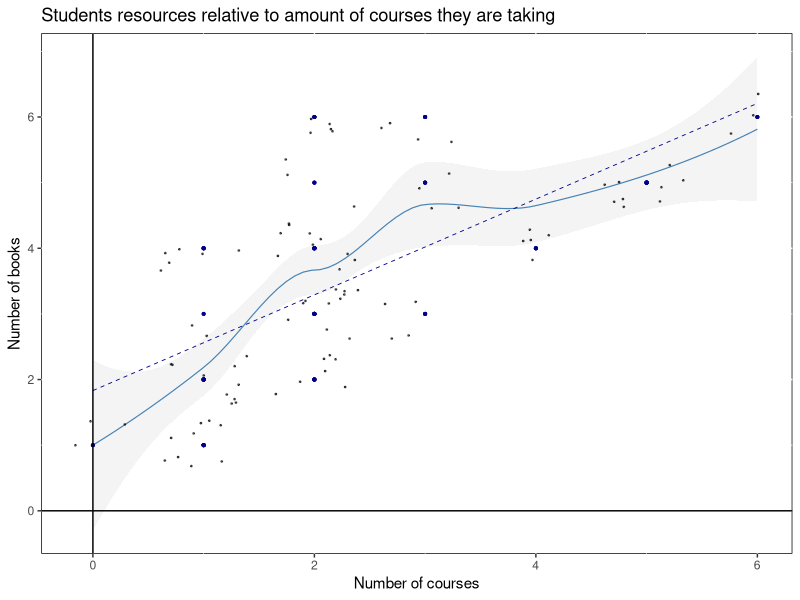

Source code (R):
n_books<- c(3,3,5,4,4,6,3,3,2,5,3,4,2,3,1,6,5,2,3,5,6,4,4,2,3,2,1,4,3,3,5,4,4,6,5,6,2,4,2,5,5,5,5,4,6,1,2,2,1,6,5,4,4,1,4,4,6,1,5,2,3,4,4,4,3,2,4,3,6,4,1,6,1,1,6,1,3,1,3,4,1,3,2,5,5,2,5,2,6,2,2,4,3,5,2)
n_pencils<- c(3,3,10,4,4,6,3,6,4,10,6,4,4,6,1,12,10,2,6,10,12,8,4,2,6,2,2,8,3,3,10,4,4,6,5,6,4,4,4,10,5,5,5,4,12,2,4,2,1,12,5,8,8,1,4,8,6,2,5,2,3,8,8,4,6,4,8,6,12,4,2,6,1,1,12,1,3,1,6,4,2,3,4,5,10,2,5,4,12,4,4,4,3,5,2)
n_courses<- c(3,2,5,4,2,3,3,2,1,5,3,2,2,1,1,6,3,1,3,5,3,1,4,2,2,1,0,2,1,2,2,4,2,6,3,6,1,1,2,5,3,5,2,1,2,0,2,1,0,2,5,2,1,1,2,2,2,1,5,1,2,2,1,4,2,1,4,2,2,2,1,3,1,1,3,1,2,1,2,1,1,2,2,5,5,1,3,1,2,2,1,2,2,2,2)

library(ggplot2)

table<-cbind(n_books,n_pencils,n_courses)
dframe<- data.frame(table)

ggplot(data=dframe)+
  geom_smooth(mapping=aes(x=n_courses, y= n_books), alpha=.1, size=.4, color ="steelblue")+
  geom_jitter(mapping=aes(x=n_courses, y= n_books), size= .3, alpha=.6)+
  geom_point(mapping=aes(x=n_courses, y= n_books), size= .7, color="darkblue")+
  geom_smooth(mapping=aes(x=n_courses, y= n_books),method= "lm", alpha=0, size=.3, linetype="dashed", color ="darkblue")+
  ggtitle("Students resources relative to amount of courses they are taking")+
  labs(x="Number of courses", y="Number of books")+
  geom_vline(xintercept = 0)+
  geom_hline(yintercept = 0)+
  theme(panel.background = element_rect(fill = 'white', colour = 1))



  # geom_abline(slope=1,intercept = 0)+
  # geom_abline(slope=-1,intercept = 0)

summary(dframe)